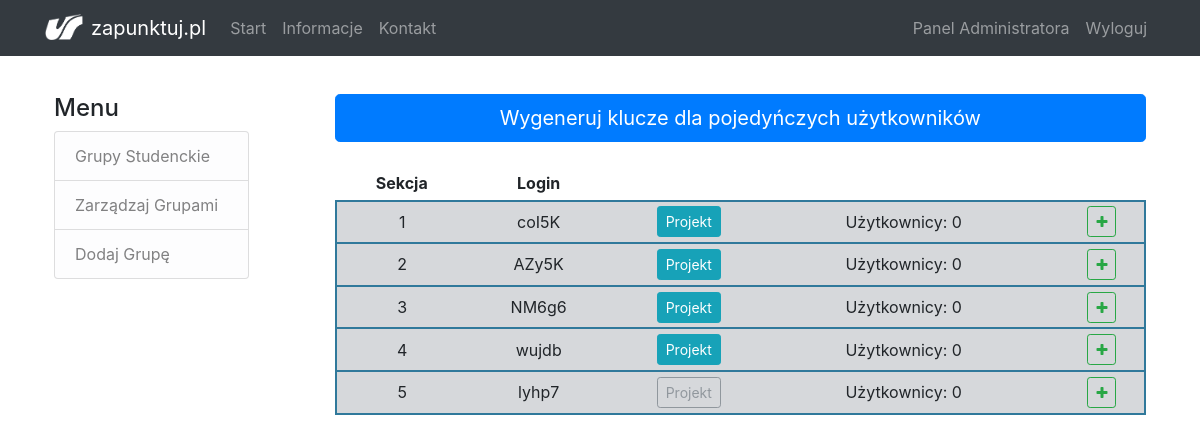
/sections/1 (signed in), run on the app's committed database.
### flaskapp/models.py (models this page shows, shortened)
class User(db.Model, UserMixin):
    id = db.Column(db.Integer, primary_key=True)
    login = db.Column(db.String(20), unique=True, nullable=False)
    is_admin = db.Column(db.Boolean, nullable=False, default=False)
    project = db.relationship('Project', backref='author', lazy=True, cascade="all, delete")
    group_id = db.Column(db.Integer, db.ForeignKey('group.id'), nullable=True)

### flaskapp/routes.py (the view)
@app.route('/sections/<int:group_id>')
@login_required
def sections(group_id):
    if current_user.is_admin:
        group = Group.query.get_or_404(group_id)
        user_groups = list()
        for section in group.users:
            user_groups.append(Group.query.filter_by(name=section.login).first())
        if not group.is_section:
            return redirect((url_for('panel')))
    else:
        flash('Musisz mieć uprawnienia aministratora, aby uzyskać dostęp do tej strony', 'warning')
        return redirect(url_for('home'))
    return render_template('admin/sections.html', title='Sekcje', group=group, user_groups=user_groups)

### flaskapp/models.py (called while the page is built)
@login_manager.user_loader
def load_user(user_id):
    return User.query.get(int(user_id))

### flaskapp/templates/admin/sections.html (shortened to what this page needs)
{% extends "admin/layout_admin.html" %}
{% block content %}
    <a href="{{ url_for('create_section_keys', group_id=group.id) }}"> <button type="button" class="btn btn-primary btn-lg btn-block">Wygeneruj klucze dla pojedyńczych użytkowników</button> </a>
    <br>
    <table class="table table-sm text-center align-middle ">
        <thead>
            <tr>
                <th scope="col" class="border-bottom border-thick">Sekcja</th>
                <th scope="col" class="border-bottom border-thick">Login</th>
                <th colspan="5" class="border-bottom border-thick"></th>
            </tr>
        </thead>
		<tbody>
			{% for section in group.users %}
				<tr class="table-secondary border border-thick">
					<td> {{ loop.index }} </td>
					<td> {{ section.login }} </td>
                    {% if section.project %}
                        <td> <a href="{{ url_for('project_view', section_id=section.id) }}"> <button type="button" class="btn btn-sm btn-info">Projekt</button> </a> </td>
                    {% else %}
                        <td> <a> <button type="button" title="Ta sekcja nie udostępniła jeszcze swojego projektu" class="btn btn-sm btn-outline-secondary disabled">Projekt</button> </a> </td>
                    {% endif %}
                    <td>Użytkownicy: {{ user_groups[loop.index0].users|length }}</td>
                    <td></td>
					<td>
                        <a href="{{ url_for('add_user', section_id=section.id) }}"> <button type="button" title="Dodaj użytkownika do sekcji" class="btn btn-sm btn-outline-success"> <i class="fa fa-plus"></i> </button> </a>
					</td>
                </tr>
			{% endfor %}
		</tbody>
    </table>
{% endblock content%}

### flaskapp/static/main.css (style rules this page uses)
body { padding-top: 70px; }
.table > tbody > tr > td { vertical-align: middle; }
.border-thick { border-width: 2px !important; border-color: #30799B !important; }
.table th { border: none; }

### data on the page
User: login "coI5K", user_groups "0"
User: login "AZy5K", user_groups "0"
User: login "NM6g6", user_groups "0"
User: login "wujdb", user_groups "0"
User: login "lyhp7", shows "Projekt", user_groups "0"
